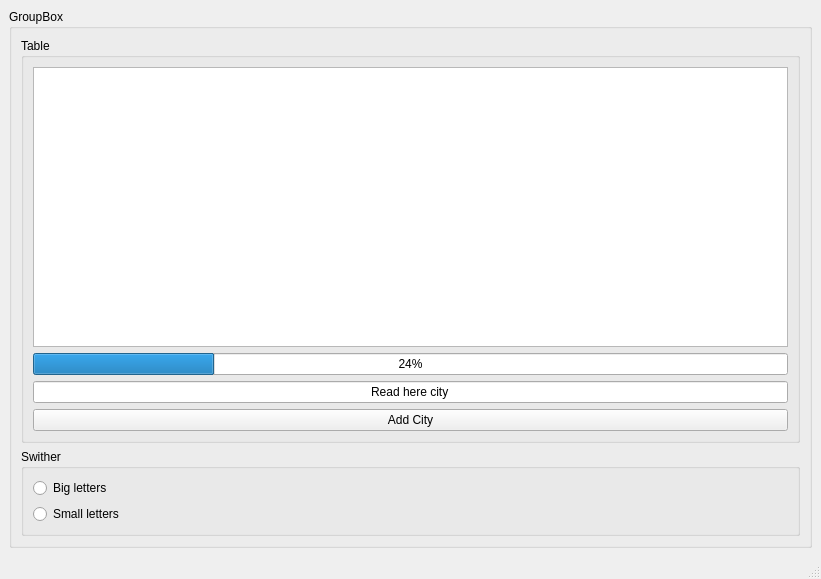
<?xml version="1.0" encoding="UTF-8"?>
<ui version="4.0">
 <class>MainWindow</class>
 <widget class="QMainWindow" name="MainWindow">
  <property name="geometry">
   <rect>
    <x>0</x>
    <y>0</y>
    <width>821</width>
    <height>579</height>
   </rect>
  </property>
  <property name="windowTitle">
   <string>MainWindow</string>
  </property>
  <widget class="QWidget" name="centralwidget">
   <layout class="QHBoxLayout" name="horizontalLayout">
    <item>
     <widget class="QGroupBox" name="Big_group_box_">
      <property name="title">
       <string>GroupBox</string>
      </property>
      <layout class="QVBoxLayout" name="verticalLayout_3">
       <item>
        <widget class="QGroupBox" name="Middle_group_box_">
         <property name="title">
          <string>Table</string>
         </property>
         <layout class="QVBoxLayout" name="verticalLayout_2">
          <item>
           <widget class="QListWidget" name="List_city_"/>
          </item>
          <item>
           <widget class="QProgressBar" name="progressbar">
            <property name="value">
             <number>24</number>
            </property>
           </widget>
          </item>
          <item>
           <widget class="QLineEdit" name="Line_edit_city_">
            <property name="text">
             <string>Read here city</string>
            </property>
            <property name="alignment">
             <set>Qt::AlignmentFlag::AlignCenter</set>
            </property>
           </widget>
          </item>
          <item>
           <widget class="QPushButton" name="Button_add_city_">
            <property name="text">
             <string>Add City</string>
            </property>
           </widget>
          </item>
         </layout>
        </widget>
       </item>
       <item>
        <widget class="QGroupBox" name="Small_group_box_">
         <property name="title">
          <string>Swither</string>
         </property>
         <layout class="QVBoxLayout" name="verticalLayout">
          <item>
           <widget class="QRadioButton" name="Big_radio_button_">
            <property name="text">
             <string>Big letters</string>
            </property>
           </widget>
          </item>
          <item>
           <widget class="QRadioButton" name="Small_radio_button_">
            <property name="text">
             <string>Small letters</string>
            </property>
           </widget>
          </item>
         </layout>
        </widget>
       </item>
      </layout>
     </widget>
    </item>
   </layout>
  </widget>
  <widget class="QMenuBar" name="menubar">
   <property name="geometry">
    <rect>
     <x>0</x>
     <y>0</y>
     <width>821</width>
     <height>26</height>
    </rect>
   </property>
  </widget>
  <widget class="QStatusBar" name="statusbar"/>
 </widget>
 <resources/>
 <connections/>
</ui>
